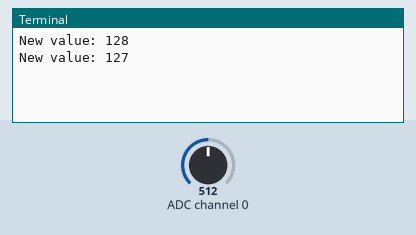
A program run on a simulated Raspberry Pi (BCM pin numbers). On the bench: the last lines printed to the terminal. Inputs (shaded band) come from the test bench; at power-on: ADC channel 0 = 512 (analog values on the 0–1023 scale).

Above: at 1.2 s.
1.3 s: ADC channel 0 set to 716
At 1.9 s:
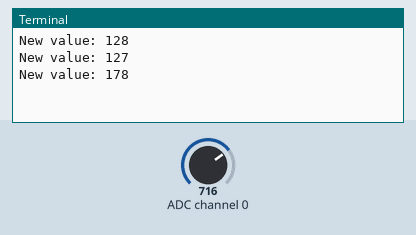
2.8 s: ADC channel 0 set to 900
At 3.3 s:
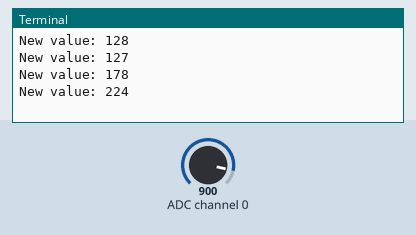
Timing chart, 0 to 5.8 s (numbered marks = the images above; inputs shaded):
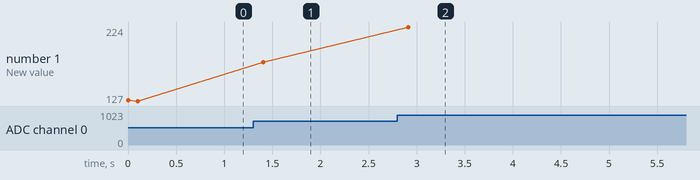

The program:

adc.py
```python
import smbus
import time

adc = smbus.SMBus(1)

prev_value = 0
while True:
    value = adc.read_byte_data(0x48, 0x40)
    if prev_value != value:
        print('New value: {}'.format(value))
        prev_value = value

    time.sleep(0.1)
```

Measured:
- after the input at 1.3 s, the terminal: prints a new line after 0.11 s (image 1)
- after the input at 2.8 s, the terminal: prints a new line after 0.11 s (image 2)
- plotted number 1: 127 → 178 after the input at 1.3 s, 178 → 224 after the input at 2.8 s
